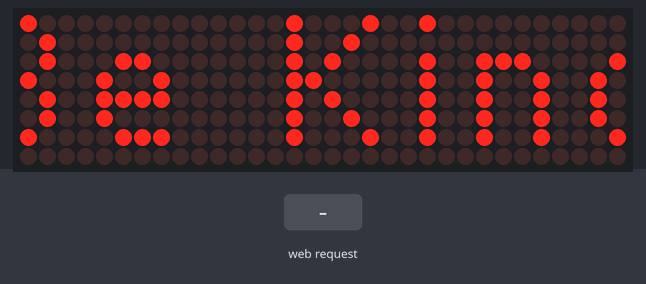
The sketch below on a simulated ESP8266 (NodeMCU). Parts: 32×8 LED matrix. The inputs (shaded band) are chosen by the test bench.

Above: at 1.2 s.
1.3 s: HTTP request GET /em received
At 1.65 s:
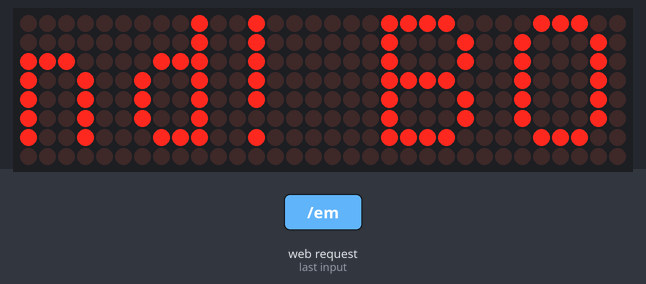
At 2.25 s:
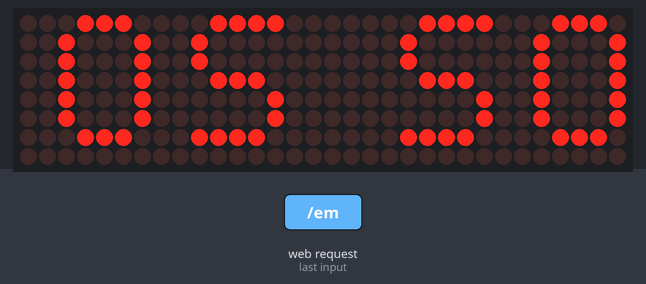
3.9 s: HTTP request GET /left received
At 4.35 s:
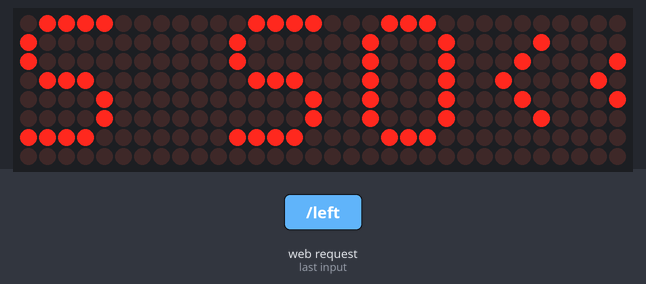
Timing chart, 0 to 6.9 s (numbered marks = the images above; inputs shaded):
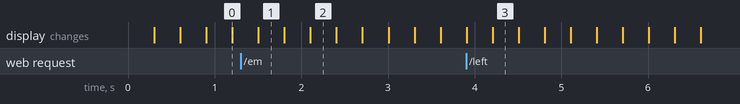

The sketch:

LEDs_withESP8266WebServer_WORKED.ino
```cpp
///********************************************************/
// credits to https://github.com/MajicDesigns/MD_MAX72XX
// Son Pham 10-17-2018
// Project: Signal Board for Bikers
/********************************************************/


#include <ESP8266WiFi.h>
#include <ESP8266WebServer.h>
#include <MD_MAX72xx.h>
#include <SPI.h>

//Declare hardware
// I use NodeMCU ESP12E with Espressif NONOS
// 4 8x8 LED with MAX7219
// You need to power the LED board with 5V, if not you will
// fry the 1117 on the NodeMCU

#define HARDWARE_TYPE MD_MAX72XX::FC16_HW
#define MAX_DEVICES 4

#define CLK_PIN   14 // or SCK  D5
#define DATA_PIN  13 // or MOSI D7
#define CS_PIN    15 // or SS   D8

// Global message buffers shared by Wifi and Scrolling functions
#define CHAR_SPACING  1 // pixels between characters

// Global message buffers shared by Serial and Scrolling functions
#define BUF_SIZE  75
char dir = 'l';
char curMessage[BUF_SIZE];
char newMessage[BUF_SIZE];
bool newMessageAvailable = false;

uint16_t  scrollDelay = 25;  // in milliseconds
MD_MAX72XX mx = MD_MAX72XX(HARDWARE_TYPE, DATA_PIN, CLK_PIN, CS_PIN, MAX_DEVICES);
ESP8266WebServer server(80); //Initialize the server on Port 80

char WebResponse[] = "HTTP/1.1 200 OK\nContent-Type: text/html\n\n";
char WebPage[] =
"<!DOCTYPE html> \n"
"<html> \n"
"<head> \n"
"<title>Signal Board</title> \n"
"\t<style>\n"
"\tbody{\n"
"\t\twidth:100%;\n"
"\t\theight:100%;\n"
"\t}\n"
"\t.button {\n"
"\t\tbackground-color: #4CAF50;\n"
"\t\tborder: none;\n"
"\t\tcolor: white;\n"
"\t\tpadding: 30px 60px;\n"
"\t\ttext-align: center;\n"
"\t\ttext-decoration: none;\n"
"\t\tdisplay: inline-block;\n"
"\t\tfont-size: 30px;\n"
"\t\tmargin: 4px 2px;\n"
"\t\tcursor: pointer;\n"
"\t}\n"
"\t.content{\n"
"\t\tmax-width: 500px;\n"
"\t\tmargin: auto;\n"
"\t\tbackground: white;\n"
"\t\tpadding: 10px;\n"
"\t}\n"
"\t</style>\n"
"</head> \n"
"</body>\n"
"<div class=\"content\">\n"
"<h1>Signal Board</h1>\n"
"<br><input type=\"button\" class=\"button\" name=\"b1\" value=\"Turn LEFT <--\" onclick=location.href='/left'> \n"
"<input type=\"button\" class=\"button\" name=\"b2\" value=\"Turn RIGHT -->\" onclick=location.href='/right'> \n"
"<input type=\"button\" class=\"button\" name=\"b3\" value=\"Turn EMERGENCY (SOS)\" onclick=location.href='/em'> \n"
"</div>\n"
"</body>\n"
"</html>";

void scrollDataSink(uint8_t dev, MD_MAX72XX::transformType_t t, uint8_t col)
// Callback function for data that is being scrolled off the display
{
#if PRINT_CALLBACK
  Serial.print("\n cb ");
  Serial.print(dev);
  Serial.print(' ');
  Serial.print(t);
  Serial.print(' ');
  Serial.println(col);
#endif
}

uint8_t scrollDataSource(uint8_t dev, MD_MAX72XX::transformType_t t)
// Callback function for data that is required for scrolling into the display
{
  static char   *p = curMessage;
  static uint8_t  state = 0;
  static uint8_t  curLen, showLen;
  static uint8_t  cBuf[8];
  uint8_t colData;

  // finite state machine to control what we do on the callback
  switch(state)
  {
    case 0: // Load the next character from the font table
      showLen = mx.getChar(*p++, sizeof(cBuf)/sizeof(cBuf[0]), cBuf);
      curLen = 0;
      state++;

      // if we reached end of message, reset the message pointer
      if (*p == '\0')
      {
        p = curMessage;     // reset the pointer to start of message
        if (newMessageAvailable)  // there is a new message waiting
        {
          strcpy(curMessage, newMessage);  // copy it in
          newMessageAvailable = false;
        }
      }
      // !! deliberately fall through to next state to start displaying

    case 1: // display the next part of the character
      colData = cBuf[curLen++];
      if (curLen == showLen)
      {
        showLen = CHAR_SPACING;
        curLen = 0;
        state = 2;
      }
      break;

    case 2: // display inter-character spacing (blank column)
      colData = 0;
      if (curLen == showLen)
        state = 0;
      curLen++;
      break;

    default:
      state = 0;
  }

  return(colData);
}

 void scrollText(char *d)
{
  static uint32_t prevTime = 0;

  // Is it time to scroll the text?
  if (millis()-prevTime >= scrollDelay)
  {
    if(*d == 'l'){
      mx.transform(MD_MAX72XX::TSL);  // scroll along - the callback will load all the data
    }
    else if(*d == 'r'){
      mx.transform(MD_MAX72XX::TSR);
    }
    prevTime = millis();      // starting point for next time
  }
}

void setup() {

  WiFi.mode(WIFI_AP); //Our ESP8266-12E is an AccessPoint
  WiFi.softAP("O", "55086780"); // Provide the (SSID, password);
  server.on("/", handleRoot);
  server.on("/left", handleLeft);
  server.on("/right", handleRight);
  server.on("/em", handleEm);
  server.begin(); // Start the HTTP Server


  Serial.begin(115200);
  mx.begin();
  mx.setShiftDataInCallback(scrollDataSource);
  mx.setShiftDataOutCallback(scrollDataSink);
  strcpy(curMessage, "Be Kind! ");
  newMessage[0] = '\0';
}
void loop(){
  server.handleClient();
  scrollText(&dir);
}

void handleLeft(){
  char *direct;
  direct = &dir;
  *direct = 'l';
  server.send(200,"text/html",WebPage);
  strcpy(curMessage, "<<<<");
  //scrollText(&d);
  }
void handleRoot(){
  server.send(200,"text/html",WebPage);
  strcpy(curMessage, "1010");
  //scrollText(&d);
  }
void handleRight(){
  char *direct;
  direct = &dir;
  *direct = 'r';
  server.send(200,"text/html",WebPage);
  strcpy(curMessage, "<<<<");
  //scrollText(&d);
  }
void handleEm(){
  char *direct;
  direct = &dir;
  *direct = 'l';
  server.send(200,"text/html",WebPage);
  strcpy(curMessage, "SOS ");
  //scrollText(&d);
  }
```

Measured:
- after the input at 1.3 s, the display: changes after 0.20 s (image 1)
- after the input at 3.9 s, the display: first differs from a run without the input after 0.31 s (image 3)
